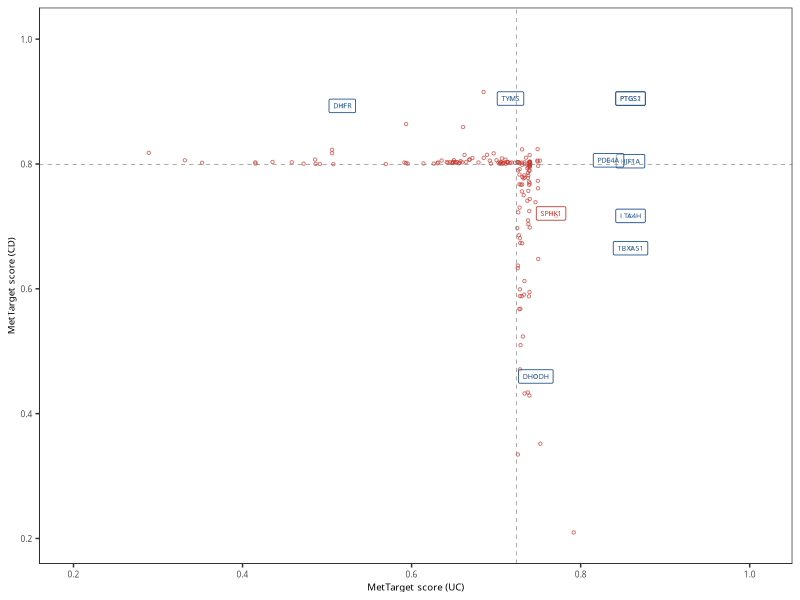

R code for this plot:
#!/usr/bin/env Rscript

options(echo = TRUE)
Sys.time()

library(openxlsx)
library(dplyr)
library(ggplot2)

df <- as.data.frame(read.xlsx("../data/data.Figure3D.xlsx", colNames = TRUE))
df[1:3, ]

#" ----------
#"
#" # Plot

UC_top100_thr <- 0.724218777
CD_top100_thr <- 0.799496205

has_label <- !is.na(df$label) & nzchar(df$label)
df[, "type"] <- ifelse(has_label & df$label != "SPHK1", "#22538D", "#C53B32")

label_df <- df %>%
  filter(has_label) %>%
  group_by(UC = round(UC, 3)) %>%
  mutate(
    label_nudge_x = 0.02,
    label_nudge_y = (row_number() - (n() + 1) / 2) * 0.025
  ) %>%
  ungroup()

p <- ggplot(df, aes(x = UC, y = CD)) +
  geom_point(aes(color = type), size = 0.8, alpha = 0.7, shape = 1, show.legend = FALSE) +
  scale_color_manual(values = c("#22538D" = "#22538D", "#C53B32" = "#C53B32")) +
  geom_label(
    data = label_df,
    aes(x = UC, y = CD, label = label, color = type,
        nudge_x = label_nudge_x, nudge_y = label_nudge_y),
    inherit.aes = FALSE,
    size = 1.8,
    family = "Sans",
    label.size = 0.3,
    label.padding = unit(0.5, "lines"),
    fill = alpha("white", 0.35),
    alpha = 0.5,
    show.legend = FALSE
  ) +
  xlim(c(0.2, 1.01)) +
  ylim(c(0.2, 1.01)) +
  geom_vline(aes(xintercept = UC_top100_thr), linewidth = 0.2, linetype = "dashed", color = "#717172") +
  geom_hline(aes(yintercept = CD_top100_thr), linewidth = 0.2, linetype = "dashed", color = "#717172") +
  ylab("MetTarget score (CD)") +
  xlab("MetTarget score (UC)") +
  theme_bw() +
  theme(axis.text.x = element_text(size = 6, family = "Sans"),
        axis.text.y = element_text(size = 6, family = "Sans"),
        axis.title.y = element_text(size = 7, family = "Sans"),
        axis.title.x = element_text(size = 7, family = "Sans"),
        axis.line.x.bottom = element_line(linewidth = 0.2),
        axis.line.y.left = element_line(linewidth = 0.2),
        plot.title = element_text(size = 7, family = "Sans", hjust = 0.5),
        panel.grid.minor = element_blank(),
        panel.grid.major = element_blank(),
        legend.position = "top")

png(filename = "Figure3D.png",
    width = 1200, height = 1200, units = "px", res = 300)
print(p)
dev.off()

#" ----------
#"
#" # Done.
